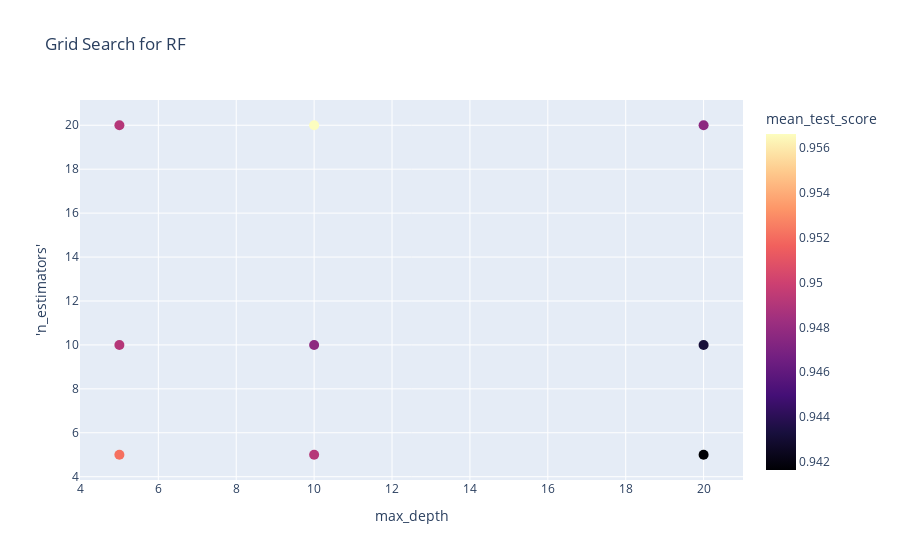

The code cell stored with this chart in its notebook:
### Markdown cell above
## Random Forest

### Code cell
_MODEL_NAME = _MODELS[1]
model = main(dataset_name=_DATASET_NAME, model_name=_MODEL_NAME, selected_feature_indexes=selected_feature_indexes, balance=_BALANCE)
fig = _plot_grid_search(model.cv_results_, _MODEL_NAME)
fig.show()

### Figure 1 — Plotly figure (JSON) as saved in the notebook; plotly's stock layout.template omitted (floating-point values rounded to 4 significant figures)
{"data": [{"hovertext": [0.9521, 0.9491, 0.9491, 0.9492, 0.9477, 0.9566, 0.9416, 0.9432, 0.9476], "marker": {"color": [0.9521, 0.9491, 0.9491, 0.9492, 0.9477, 0.9566, 0.9416, 0.9432, 0.9476], "colorbar": {"title": {"text": "mean_test_score"}}, "colorscale": [[0, "#000004"], [0.1111, "#180f3d"], [0.2222, "#440f76"], [0.3333, "#721f81"], [0.4444, "#9e2f7f"], [0.5556, "#cd4071"], [0.6667, "#f1605d"], [0.7778, "#fd9668"], [0.8889, "#feca8d"], [1, "#fcfdbf"]], "size": 10}, "mode": "markers", "type": "scatter", "x": [5, 5, 5, 10, 10, 10, 20, 20, 20], "y": [5, 10, 20, 5, 10, 20, 5, 10, 20]}], "layout": {"title": {"text": "Grid Search for RF"}, "xaxis": {"title": {"text": "max_depth"}}, "yaxis": {"title": {"text": "'n_estimators'"}}}}
